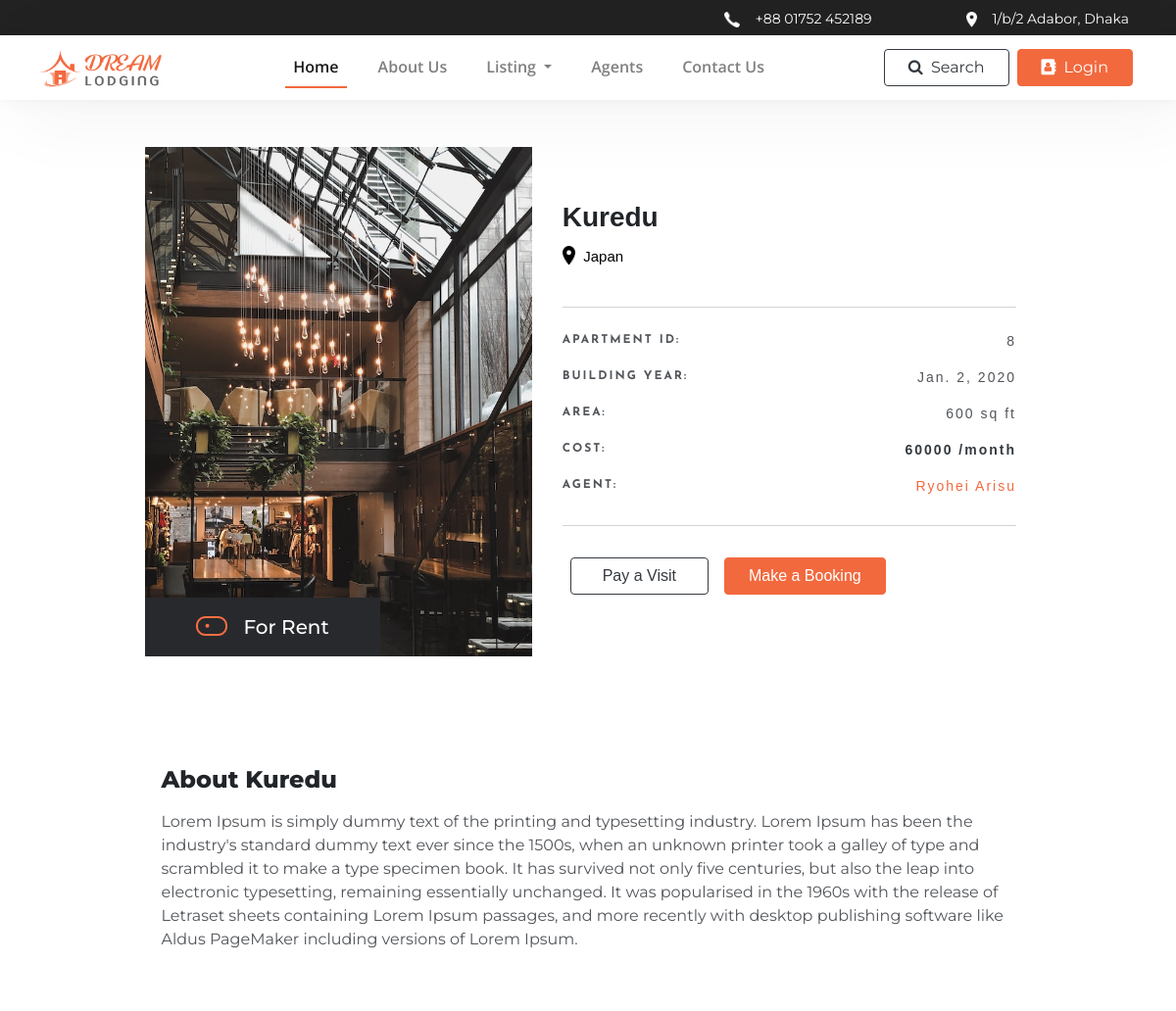
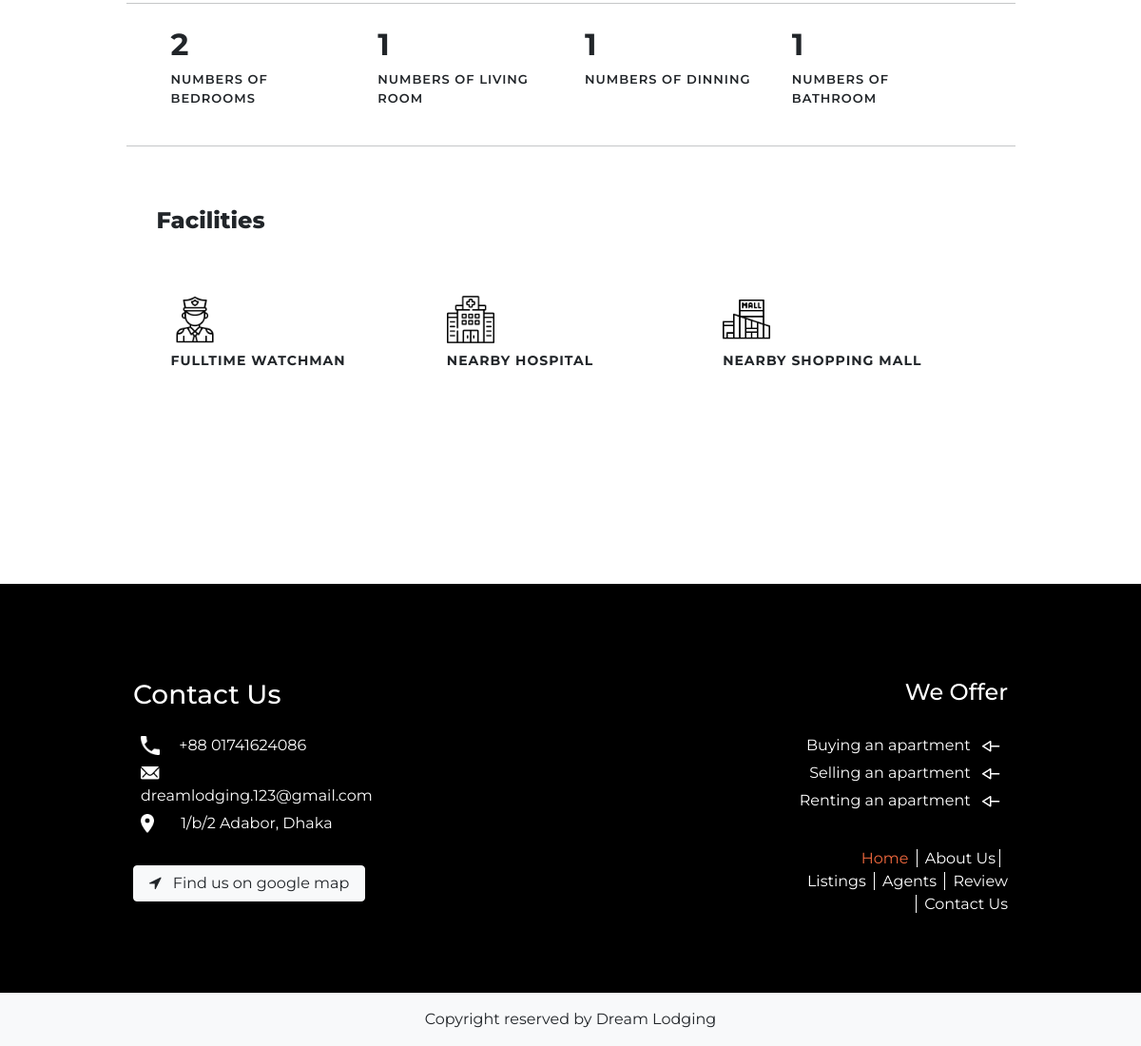
Page /apartment/8 on the committed database (2 pictures, top to bottom).
### app/models.py (models this page shows, shortened)
class Apartment(models.Model):
    type=[
        ( 'Rent','Rent'),
        ( 'Sale','Sale'),
        ( 'Booked','Booked'),
    ]
    user = models.ManyToManyField(MyCustomUser, related_name='apartments')
    name = models.CharField(max_length=200, blank=True, null=True)
    type = models.CharField(max_length=20, choices=type, default='Rent')
    location =  models.CharField(max_length=200, blank=True, null=True)
    price = models.IntegerField()
    area = models.IntegerField()
    building_year = models.DateField()
    img = models.ImageField(upload_to ='apartment/')
    about = models.TextField()
    bedroom = models.IntegerField()
    living = models.IntegerField()
    dinning = models.IntegerField()
    bathroom = models.IntegerField()
    garage = models.BooleanField(default=False)
    watchman = models.BooleanField(default=False)
    garden = models.BooleanField(default=False)
    swimmingpool = models.BooleanField(default=False)
    hospital = models.BooleanField(default=False)
    shoppingmall = models.BooleanField(default=False)
    is_booked = models.BooleanField(default=False)

class MyCustomUser(AbstractUser):
    username = models.CharField(
        max_length=100, unique="True", blank=False, primary_key=True
    )
    password = models.CharField(max_length=200, blank=True, null=True)
    phone = models.CharField(max_length=200, blank=True, null=True)
    email = models.EmailField(blank=True, null=True)
    fullname = models.CharField(max_length=200, blank=True, null=True)
    job = models.CharField(max_length=200, blank=True, null=True)
    age = models.IntegerField(blank=True, null=True)
    fb_link = models.URLField(max_length=200, blank=True, null=True)
    twitter_link = models.URLField(max_length=200, blank=True, null=True)
    linkedin_link = models.URLField(max_length=200, blank=True, null=True)
    website_link = models.URLField(max_length=200, blank=True, null=True)
    about = models.TextField(blank=True, null=True)
    joined = models.DateField(default=datetime.now)
    img = models.ImageField(upload_to ='images/')
    is_agent = models.BooleanField(default=False)
    is_customer = models.BooleanField(default=False)
    is_varified = models.BooleanField(default=False)

### app/views.py (the view)
# urls.py: path('apartment/<int:pk>', apartment, name='apartment'),
def apartment(request, pk):
    this_apartment = Apartment.objects.get(id=pk)
    this_user = None
    agent = None
    own_apartment = False
    for i in this_apartment.user.all():
        if i.is_agent == True:
            agent = i
            break
    try:
        this_user = MyCustomUser.objects.get(username=request.user.username)
    except:
        print("No User")
    if this_user == agent:
        own_apartment = True
    context = {
        'this_apartment' : this_apartment,
        'agent' : agent,
        'own_apartment' : own_apartment,
    }
    return render(request, "app/apartment.html", context)

### app/templates/app/apartment.html (shortened to what this page needs)
<!DOCTYPE html>
{% extends 'base.html' %}
{% load static %}
{% block content %}
<div class="bg-lightgrey">
    <div class="row m-0 py-5 px-2 d-flex justify-content-center">
        <div class="col-xl-4 col-md-6 mx-2 profile_pic" style="background-image: url('{{ this_apartment.img.url }}')">
            <div class="profile_tag">
                <div class="row m-0">
                    <img src="{% static 'icons/profile_active_ico.png' %}" class="mt-1 mr-3">
                    For {{ this_apartment.type }}
                </div>
            </div>
        </div>
        <div class="col-xl-5 mx-2 profile_description font_Commissioner">
            <h3 class="fw-800">{{ this_apartment.name }}</h3>
            <div class="row m-0 p-0 fw-400 text-black">
                <img src="{% static 'icons/location_black.png' %}" class="mr-2 mt-1" style="height: 20px;">
                <p class="mt-1 fs-15">{{ this_apartment.location }}</p>
            </div>
            <div class="profile_points my-4 py-3">
                <div class="row m-0 pt-2">
                    <p class="fw-800 font_Josefin text-upper">Apartment ID:</p>
                    <p class="fw-400 ml-auto fs-14">{{ this_apartment.pk }}</p>
                </div>
                <div class="row m-0">
                    <p class="fw-800 font_Josefin text-upper">Building year:</p>
                    <p class="fw-400 ml-auto fs-14">{{ this_apartment.building_year }}</p>
                </div>
                <div class="row m-0">
                    <p class="fw-800 font_Josefin text-upper">Area:</p>
                    <p class="fw-400 ml-auto fs-14">{{ this_apartment.area }} sq ft</p>
                </div>
                <div class="row m-0">
                    <p class="fw-800 font_Josefin text-upper">Cost:</p>
                    <p class="fw-600 ml-auto fs-14 text-dark">{{ this_apartment.price }} /month</p>
                </div>
                <div class="row m-0">
                    <p class="fw-800 font_Josefin text-upper">Agent:</p>
                    {% if agent %}
                        <a href="{% url 'app:profile' pk=agent.pk %}" class="fw-400 ml-auto fs-14 text-orange">{{ agent.fullname }}</a>
                    {% endif %}
                </div>
            </div>
            {% if not own_apartment %}
                {% if not this_apartment.is_booked %}
                    <div class="row m-0">
                        <a href="#" class="btn btn-md btn-outline-dark mx-2 my-2 px-45 hover_scale-9" data-toggle="modal" data-target="#pay_a_visit">Pay a Visit</a>
                        <a href="#" class="btn btn-md btn-orange mx-2 my-2 px-4 hover_scale-9" data-toggle="modal" data-target="#booking_successful">Make a Booking</a>
                    </div>
                {% endif %}
            {% endif %}
        </div>
    </div>
    <div class="container-fluid my-5">
        <div class="row m-0 prx-4 d-flex justify-content-center">
            <div class="col-xl-10 prx-45">
                <h4 class="fw-800 my-3">About {{ this_apartment.name }}</h4>
                <p class="profile_about">
                    {{ this_apartment.about }}
                </p>
            </div>
        </div>
    </div>
    <div class="container-fluid my-5">
        <div class="row m-0 prx-4 d-flex justify-content-center">
            <div class="col-xl-10 room_info prx-45 py-4">
                <div class="row m-0">
                    <div class="col-xl-3 col-sm-6 mx-auto">
                        <h2 class="fw-700">{{ this_apartment.bedroom }}</h2>
                        <p class="text-upper fw-600 fs-13" style="letter-spacing: 1px;">Numbers of Bedrooms</p>
                    </div>
                    <div class="col-xl-3 col-sm-6 mx-auto">
                        <h2 class="fw-700">{{ this_apartment.living }}</h2>
                        <p class="text-upper fw-600 fs-13" style="letter-spacing: 1px;">Numbers of Living Room</p>
                    </div>
                    <div class="col-xl-3 col-sm-6 mx-auto">
                        <h2 class="fw-700">{{ this_apartment.dinning }}</h2>
                        <p class="text-upper fw-600 fs-13" style="letter-spacing: 1px;">Numbers of Dinning</p>
                    </div>
                    <div class="col-xl-3 col-sm-6 mx-auto">
                        <h2 class="fw-700">{{ this_apartment.bathroom }}</h2>
                        <p class="text-upper fw-600 fs-13" style="letter-spacing: 1px;">Numbers of Bathroom</p>
                    </div>
                </div>
            </div>
        </div>
    </div>
    <div class="container-fluid my-5">
        <div class="row m-0 prx-4 d-flex justify-content-center">
            <div class="col-xl-10 prx-45">
                <h4 class="fw-800 my-3">Facilities</h4>
                <div class="row m-0 py-4">
                    {% if this_apartment.watchman %}
                        <div class="col-xl-4 col-sm-6 mx-auto my-4">
                            <img src="{% static 'icons/guard.png' %}" class="facility_ico">
                            <p class="text-upper fw-700 fs-14 my-2" style="letter-spacing: 1px;">Fulltime Watchman</p>
                        </div>
                    {% endif %}
                    {% if this_apartment.hospital %}
                        <div class="col-xl-4 col-sm-6 mx-auto my-4">
                            <img src="{% static 'icons/hospital.png' %}" class="facility_ico">
                            <p class="text-upper fw-700 fs-14 my-2" style="letter-spacing: 1px;">Nearby Hospital</p>
                        </div>
                    {% endif %}
                    {% if this_apartment.shoppingmall %}
                        <div class="col-xl-4 col-sm-6 mx-auto my-4">
                            <img src="{% static 'icons/shopping-mall.png' %}" class="facility_ico">
                            <p class="text-upper fw-700 fs-14 my-2" style="letter-spacing: 1px;">Nearby Shopping Mall</p>
                        </div>
                    {% endif %}
                </div>
            </div>
        </div>
    </div>
    <div style="height: 120px;"></div>
</div>
{% endblock %}

### static/style.css (style rules this page uses)
body { font-family: 'Montserrat'; }
.font_Josefin { font-family: "Josefin Sans",sans-serif; }
.font_Commissioner { font-family: "Commissioner",sans-serif; }
.text-orange { color: #F2693E; }
.text-black { color: black; }
.text-upper { text-transform: uppercase; }
a { color: #289BE8; }
.btn-orange { color: #fff; background-color: #F2693E; border-color: #F2693E; }
.fw-400 { font-weight: 400; }
.fw-600 { font-weight: 600; }
.fw-700 { font-weight: 700; }
.fw-800 { font-weight: 800; }
.fs-13 { font-size: 13px; }
.fs-14 { font-size: 14px; }
.fs-15 { font-size: 15px; }
.prx-4 { padding-left: 1.5rem !important; padding-right: 1.5rem !important; }
.px-45 { padding-left: 2rem !important; padding-right: 2rem !important; }
.prx-45 { padding-left: 2rem !important; padding-right: 2rem !important; }
.profile_pic { height: 520px; width: 100%; background-size: 100% auto; background-position: center center; background-repeat: no-repeat; }
.profile_description { display: flex; flex-direction: column; justify-content: center; }
.profile_points { border-top: 1px solid #D2D4D5; border-bottom: 1px solid #D2D4D5; letter-spacing: 2px; font-size: 12px; color: #52555a; }
.profile_tag { position: absolute; bottom: 0; left: 0; background-color: #28292c; color: white; height: 60px; width: 240px; font-size: 20px; font-weight: 500; display: flex; flex-direction: column; justify-content: center; align-items: center; }
.profile_tag img { height: 20px; width: auto; }
.profile_about { color: #52555A; }
.room_info { border-top: 1px solid #C5C7C8; border-bottom: 1px solid #C5C7C8; }
.facility_ico { height: 50px; }

### rows in the picture
Apartment: img (picture), type "Rent", name "Kuredu", location "Japan", pk "8", building_year "Jan. 2, 2020", area "600", price "60000", about "Lorem Ipsum is simply dummy text of the printing and typesetting industry. Lorem Ipsum has been the industry's standard dummy text ever since the 1500s, when an unknown printer took a galley of type and scrambled it to make a type specimen book. It has survived not only five centuries, but also the leap into electronic typesetting, remaining essentially unchanged. It was popularised in the 1960s with the release of Letraset sheets containing Lorem Ipsum passages, and more recently with desktop publishing software like Aldus PageMaker including versions of Lorem Ipsum.", bedroom "2", living "1", dinning "1", bathroom "1"
MyCustomUser: fullname "Ryohei Arisu"
